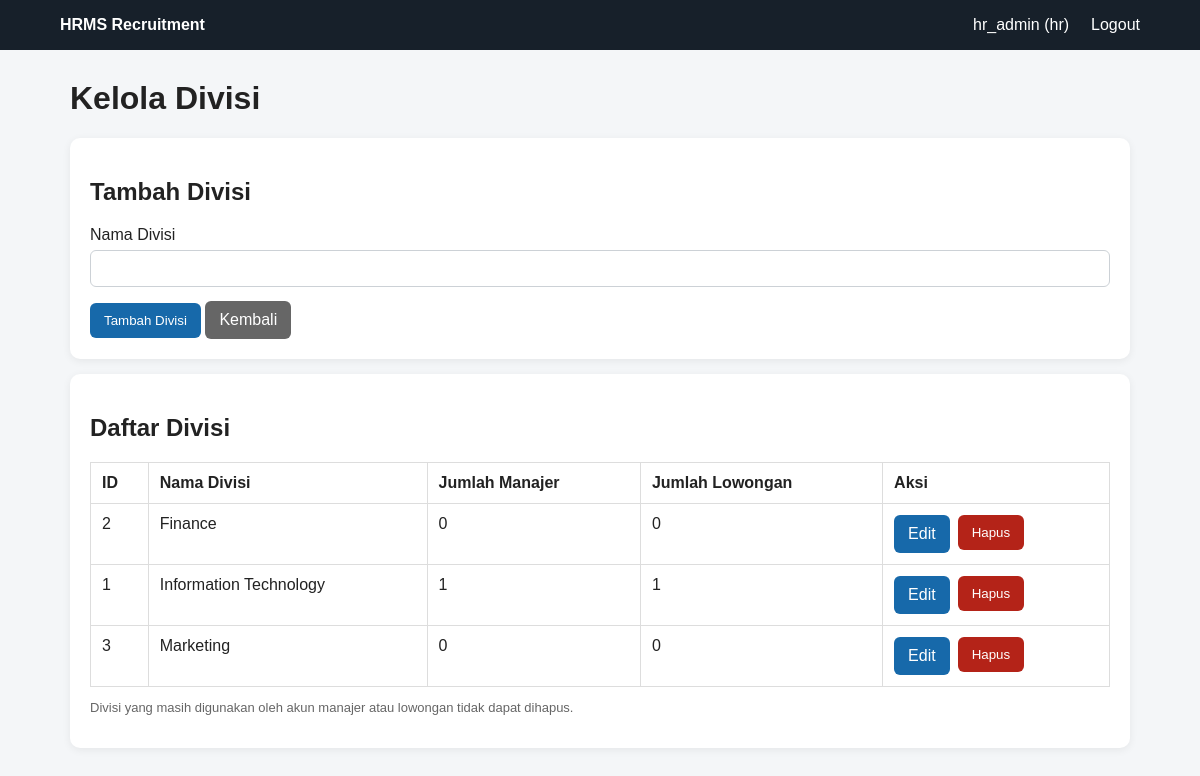
The page /hr/divisi.php (signed in) on the database its author committed.
### tables this page shows
CREATE TABLE divisi (
    id_divisi INT AUTO_INCREMENT PRIMARY KEY,
    nama_divisi VARCHAR(100) NOT NULL UNIQUE
);

### config/auth.php (called while the page is built, shortened)
<?php
function e($v){return htmlspecialchars((string)($v??''),ENT_QUOTES,'UTF-8');}
function user(){return $_SESSION['user']??null;}

### hr/divisi.php (the view, shortened to what this page needs)
<?php
require_once '../config/auth.php';
require_once '../config/database.php';
require_once '../config/layout.php';
$edit=null;
$rows=$pdo->query('SELECT d.id_divisi,d.nama_divisi,COUNT(DISTINCT m.id_manajer) jumlah_manajer,COUNT(DISTINCT l.id_lowongan) jumlah_lowongan FROM divisi d LEFT JOIN manajer m ON m.id_divisi=d.id_divisi LEFT JOIN lowongan l ON l.id_divisi=d.id_divisi GROUP BY d.id_divisi ORDER BY d.nama_divisi')->fetchAll();
page_header('Kelola Divisi');
?>
<div class="card"><h2><?= $edit?'Edit Divisi':'Tambah Divisi' ?></h2>
<form method="post"><label>Nama Divisi<input name="nama_divisi" maxlength="100" required value="<?=e($edit['nama_divisi']??'')?>"></label><button class="btn"><?= $edit?'Simpan Perubahan':'Tambah Divisi' ?></button> <a class="btn secondary" href="dashboard.php">Kembali</a></form></div>
<div class="card"><h2>Daftar Divisi</h2><table><tr><th>ID</th><th>Nama Divisi</th><th>Jumlah Manajer</th><th>Jumlah Lowongan</th><th>Aksi</th></tr>
<?php foreach($rows as $r):?><tr><td><?=e($r['id_divisi'])?></td><td><?=e($r['nama_divisi'])?></td><td><?=e($r['jumlah_manajer'])?></td><td><?=e($r['jumlah_lowongan'])?></td><td><div class="actions"><a class="btn" href="divisi.php?edit=<?=e($r['id_divisi'])?>">Edit</a><form method="post" onsubmit="return confirm('Yakin ingin menghapus divisi ini?')"><input type="hidden" name="action" value="delete"><input type="hidden" name="id_divisi" value="<?=e($r['id_divisi'])?>"><button class="btn danger" type="submit">Hapus</button></form></div></td></tr><?php endforeach;?>
</table><p class="small">Divisi yang masih digunakan oleh akun manajer atau lowongan tidak dapat dihapus.</p></div><?php page_footer();?>

### config/layout.php (shortened to what this page needs)
<?php
require_once __DIR__.'/auth.php';
function page_header($title){
    $u=user();
    echo '<!doctype html><html lang="id"><head><meta charset="utf-8"><meta name="viewport" content="width=device-width,initial-scale=1"><title>'.e($title).' - HRMS</title><link rel="stylesheet" href="../assets/style.css"></head><body><nav><strong>HRMS Recruitment</strong><span>'.e($u['nama']??'Guest').' '.(isset($u['role'])?'('.e($u['role']).')':'').'</span><a href="../auth/logout.php">Logout</a></nav><main><h1>'.e($title).'</h1>';
}
function page_footer(){echo '</main></body></html>';}

### assets/style.css (style rules this page uses)
* { box-sizing:border-box }
body { font-family:Arial,sans-serif;background:#f4f6f8;color:#222;margin:0 }
nav { background:#17202a;color:#fff;padding:16px 5%;display:flex;gap:22px;align-items:center }
nav strong { margin-right:auto }
nav a { color:#fff;text-decoration:none }
.container,main { max-width:1100px;margin:30px auto;padding:0 20px }
.card { background:#fff;padding:20px;margin:15px 0;border-radius:10px;box-shadow:0 2px 8px #0001 }
.btn { display:inline-block;background:#1769aa;color:white;padding:10px 14px;border:0;border-radius:6px;text-decoration:none;cursor:pointer }
.btn.secondary { background:#666 }
.btn.danger { background:#b42318 }
input,textarea,select { width:100%;padding:10px;margin:6px 0 14px;border:1px solid #ccd1d6;border-radius:6px }
table { width:100%;border-collapse:collapse;background:#fff;margin-top:20px }
th,td { padding:11px;border:1px solid #ddd;text-align:left;vertical-align:top }
.small { font-size:13px;color:#666 }
.actions { display:flex;gap:8px;flex-wrap:wrap }

### rows shown on the page
divisi: id_divisi "2", nama_divisi "Finance", jumlah_manajer "0", jumlah_lowongan "0"
divisi: id_divisi "1", nama_divisi "Information Technology", jumlah_manajer "1", jumlah_lowongan "1"
divisi: id_divisi "3", nama_divisi "Marketing", jumlah_manajer "0", jumlah_lowongan "0"

### other values the page prints
$u['nama'] "hr_admin"
$u['role'] "hr"
$title "Kelola Divisi"
